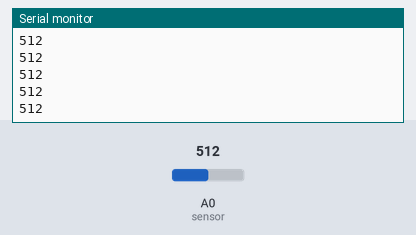
Simulated run of this sketch. Board: Arduino Uno, built with avr-gcc and run on an emulated ATmega328P. On the bench: the last lines printed to the serial monitor. Inputs (shaded band) come from the test bench; at power-on: A0 (sensor) = 512.

Above: at 1.2 s.
1.3 s: A0 (sensor) set to 716
At 1.31 s:
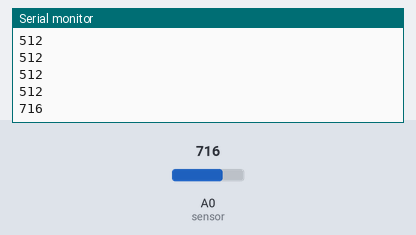
2.8 s: A0 (sensor) set to 900
At 2.81 s:
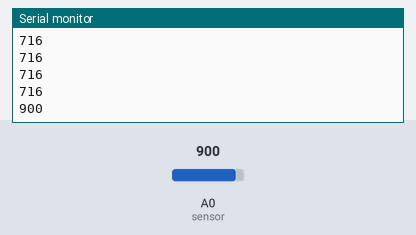
Timing chart, 0 to 5.8 s (numbered marks = the images above; inputs shaded):
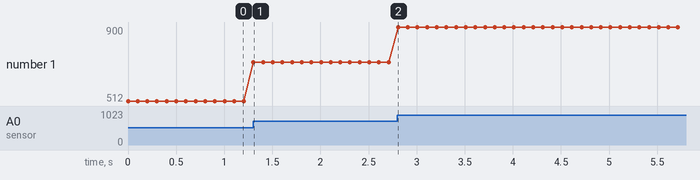

Measured:
- after the input at 1.3 s, the serial monitor: prints a new line at once (image 1)
- after the input at 2.8 s, the serial monitor: prints a new line at once (image 2)
- plotted number 1: 512 → 716 after the input at 1.3 s, 716 → 900 after the input at 2.8 s

The sketch:

Sensor_Test.ino
```cpp
#define sensor A0
void setup() {
  // put your setup code here, to run once:
  Serial.begin(9600);
}

void loop() {
  // put your main code here, to run repeatedly:
  Serial.println(analogRead(sensor));
  delay(100);
}
```
